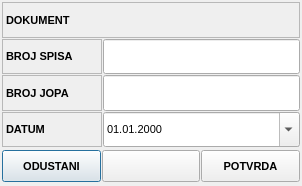
<?xml version="1.0" encoding="UTF-8"?>
<ui version="4.0">
 <class>FrmPrigovorJop</class>
 <widget class="QDialog" name="FrmPrigovorJop">
  <property name="geometry">
   <rect>
    <x>0</x>
    <y>0</y>
    <width>302</width>
    <height>186</height>
   </rect>
  </property>
  <property name="font">
   <font>
    <pointsize>8</pointsize>
   </font>
  </property>
  <property name="windowTitle">
   <string>Prigovor</string>
  </property>
  <property name="windowIcon">
   <iconset resource="../../../resources/DonatForm.qrc">
    <normaloff>:/InDonat/Forms/images/App.ico</normaloff>:/InDonat/Forms/images/App.ico</iconset>
  </property>
  <property name="locale">
   <locale language="Croatian" country="Croatia"/>
  </property>
  <layout class="QVBoxLayout" name="verticalLayout">
   <property name="spacing">
    <number>1</number>
   </property>
   <property name="leftMargin">
    <number>2</number>
   </property>
   <property name="topMargin">
    <number>2</number>
   </property>
   <property name="rightMargin">
    <number>2</number>
   </property>
   <property name="bottomMargin">
    <number>2</number>
   </property>
   <item>
    <widget class="QFrame" name="frame">
     <property name="frameShape">
      <enum>QFrame::NoFrame</enum>
     </property>
     <property name="frameShadow">
      <enum>QFrame::Raised</enum>
     </property>
     <layout class="QHBoxLayout" name="horizontalLayout_2">
      <property name="spacing">
       <number>1</number>
      </property>
      <property name="leftMargin">
       <number>0</number>
      </property>
      <property name="topMargin">
       <number>0</number>
      </property>
      <property name="rightMargin">
       <number>0</number>
      </property>
      <property name="bottomMargin">
       <number>0</number>
      </property>
      <item>
       <widget class="QLabel" name="lblDokumentTitle">
        <property name="sizePolicy">
         <sizepolicy hsizetype="Preferred" vsizetype="Preferred">
          <horstretch>0</horstretch>
          <verstretch>0</verstretch>
         </sizepolicy>
        </property>
        <property name="minimumSize">
         <size>
          <width>125</width>
          <height>32</height>
         </size>
        </property>
        <property name="font">
         <font>
          <weight>75</weight>
          <bold>true</bold>
         </font>
        </property>
        <property name="toolTip">
         <string>Poziv Na Broj</string>
        </property>
        <property name="frameShape">
         <enum>QFrame::StyledPanel</enum>
        </property>
        <property name="text">
         <string>DOKUMENT</string>
        </property>
       </widget>
      </item>
     </layout>
    </widget>
   </item>
   <item>
    <widget class="QFrame" name="frame_2">
     <property name="frameShape">
      <enum>QFrame::NoFrame</enum>
     </property>
     <property name="frameShadow">
      <enum>QFrame::Raised</enum>
     </property>
     <layout class="QHBoxLayout" name="horizontalLayout_3">
      <property name="spacing">
       <number>1</number>
      </property>
      <property name="leftMargin">
       <number>0</number>
      </property>
      <property name="topMargin">
       <number>0</number>
      </property>
      <property name="rightMargin">
       <number>0</number>
      </property>
      <property name="bottomMargin">
       <number>0</number>
      </property>
      <item>
       <widget class="QLabel" name="lblBrojSpisa">
        <property name="sizePolicy">
         <sizepolicy hsizetype="Maximum" vsizetype="Preferred">
          <horstretch>0</horstretch>
          <verstretch>0</verstretch>
         </sizepolicy>
        </property>
        <property name="minimumSize">
         <size>
          <width>100</width>
          <height>32</height>
         </size>
        </property>
        <property name="font">
         <font>
          <weight>75</weight>
          <bold>true</bold>
         </font>
        </property>
        <property name="toolTip">
         <string>Poziv Na Broj</string>
        </property>
        <property name="frameShape">
         <enum>QFrame::StyledPanel</enum>
        </property>
        <property name="text">
         <string>BROJ SPISA</string>
        </property>
       </widget>
      </item>
      <item>
       <widget class="QLineEdit" name="txtBrojSpisa">
        <property name="sizePolicy">
         <sizepolicy hsizetype="Expanding" vsizetype="Preferred">
          <horstretch>0</horstretch>
          <verstretch>0</verstretch>
         </sizepolicy>
        </property>
       </widget>
      </item>
     </layout>
    </widget>
   </item>
   <item>
    <widget class="QFrame" name="frame_3">
     <property name="frameShape">
      <enum>QFrame::NoFrame</enum>
     </property>
     <property name="frameShadow">
      <enum>QFrame::Raised</enum>
     </property>
     <layout class="QHBoxLayout" name="horizontalLayout_4">
      <property name="spacing">
       <number>1</number>
      </property>
      <property name="leftMargin">
       <number>0</number>
      </property>
      <property name="topMargin">
       <number>0</number>
      </property>
      <property name="rightMargin">
       <number>0</number>
      </property>
      <property name="bottomMargin">
       <number>0</number>
      </property>
      <item>
       <widget class="QLabel" name="lblBrojJopa">
        <property name="sizePolicy">
         <sizepolicy hsizetype="Maximum" vsizetype="Preferred">
          <horstretch>0</horstretch>
          <verstretch>0</verstretch>
         </sizepolicy>
        </property>
        <property name="minimumSize">
         <size>
          <width>100</width>
          <height>32</height>
         </size>
        </property>
        <property name="font">
         <font>
          <weight>75</weight>
          <bold>true</bold>
         </font>
        </property>
        <property name="toolTip">
         <string>Poziv Na Broj</string>
        </property>
        <property name="frameShape">
         <enum>QFrame::StyledPanel</enum>
        </property>
        <property name="text">
         <string>BROJ JOPA</string>
        </property>
       </widget>
      </item>
      <item>
       <widget class="QLineEdit" name="txtBrojJopa">
        <property name="sizePolicy">
         <sizepolicy hsizetype="Expanding" vsizetype="Preferred">
          <horstretch>0</horstretch>
          <verstretch>0</verstretch>
         </sizepolicy>
        </property>
       </widget>
      </item>
     </layout>
    </widget>
   </item>
   <item>
    <widget class="QFrame" name="frame_4">
     <property name="frameShape">
      <enum>QFrame::NoFrame</enum>
     </property>
     <property name="frameShadow">
      <enum>QFrame::Raised</enum>
     </property>
     <layout class="QHBoxLayout" name="horizontalLayout_5">
      <property name="spacing">
       <number>1</number>
      </property>
      <property name="leftMargin">
       <number>0</number>
      </property>
      <property name="topMargin">
       <number>0</number>
      </property>
      <property name="rightMargin">
       <number>0</number>
      </property>
      <property name="bottomMargin">
       <number>0</number>
      </property>
      <item>
       <widget class="QLabel" name="lblDatumTitle">
        <property name="sizePolicy">
         <sizepolicy hsizetype="Maximum" vsizetype="Preferred">
          <horstretch>0</horstretch>
          <verstretch>0</verstretch>
         </sizepolicy>
        </property>
        <property name="minimumSize">
         <size>
          <width>100</width>
          <height>32</height>
         </size>
        </property>
        <property name="font">
         <font>
          <weight>75</weight>
          <bold>true</bold>
         </font>
        </property>
        <property name="toolTip">
         <string>Poziv Na Broj</string>
        </property>
        <property name="frameShape">
         <enum>QFrame::StyledPanel</enum>
        </property>
        <property name="text">
         <string>DATUM</string>
        </property>
       </widget>
      </item>
      <item>
       <widget class="QDateEdit" name="dateOd">
        <property name="sizePolicy">
         <sizepolicy hsizetype="Expanding" vsizetype="Preferred">
          <horstretch>0</horstretch>
          <verstretch>0</verstretch>
         </sizepolicy>
        </property>
        <property name="minimumSize">
         <size>
          <width>0</width>
          <height>0</height>
         </size>
        </property>
        <property name="maximumSize">
         <size>
          <width>16777215</width>
          <height>16777215</height>
         </size>
        </property>
        <property name="displayFormat">
         <string>dd.MM.yyyy</string>
        </property>
        <property name="calendarPopup">
         <bool>true</bool>
        </property>
       </widget>
      </item>
     </layout>
    </widget>
   </item>
   <item>
    <widget class="QFrame" name="frame_5">
     <property name="frameShape">
      <enum>QFrame::NoFrame</enum>
     </property>
     <property name="frameShadow">
      <enum>QFrame::Raised</enum>
     </property>
     <layout class="QHBoxLayout" name="horizontalLayout">
      <property name="spacing">
       <number>1</number>
      </property>
      <property name="leftMargin">
       <number>0</number>
      </property>
      <property name="topMargin">
       <number>0</number>
      </property>
      <property name="rightMargin">
       <number>0</number>
      </property>
      <property name="bottomMargin">
       <number>0</number>
      </property>
      <item>
       <widget class="QPushButton" name="btnOdustani">
        <property name="minimumSize">
         <size>
          <width>0</width>
          <height>32</height>
         </size>
        </property>
        <property name="font">
         <font>
          <weight>75</weight>
          <bold>true</bold>
         </font>
        </property>
        <property name="cursor">
         <cursorShape>PointingHandCursor</cursorShape>
        </property>
        <property name="text">
         <string>ODUSTANI</string>
        </property>
        <property name="icon">
         <iconset resource="../../../resources/DonatForm.qrc">
          <normaloff>:/InDonat/Forms/images/CLOSE.GIF</normaloff>:/InDonat/Forms/images/CLOSE.GIF</iconset>
        </property>
       </widget>
      </item>
      <item>
       <widget class="QPushButton" name="pushButton_2">
        <property name="minimumSize">
         <size>
          <width>0</width>
          <height>32</height>
         </size>
        </property>
        <property name="font">
         <font>
          <weight>75</weight>
          <bold>true</bold>
         </font>
        </property>
        <property name="cursor">
         <cursorShape>PointingHandCursor</cursorShape>
        </property>
       </widget>
      </item>
      <item>
       <widget class="QPushButton" name="btnPotvrda">
        <property name="minimumSize">
         <size>
          <width>0</width>
          <height>32</height>
         </size>
        </property>
        <property name="font">
         <font>
          <weight>75</weight>
          <bold>true</bold>
         </font>
        </property>
        <property name="cursor">
         <cursorShape>PointingHandCursor</cursorShape>
        </property>
        <property name="text">
         <string>POTVRDA</string>
        </property>
        <property name="icon">
         <iconset resource="../../../resources/DonatForm.qrc">
          <normaloff>:/InDonat/Forms/images/OK.gif</normaloff>:/InDonat/Forms/images/OK.gif</iconset>
        </property>
       </widget>
      </item>
     </layout>
    </widget>
   </item>
  </layout>
 </widget>
 <resources>
  <include location="../../../resources/DonatForm.qrc"/>
 </resources>
 <connections>
  <connection>
   <sender>btnOdustani</sender>
   <signal>clicked()</signal>
   <receiver>FrmPrigovorJop</receiver>
   <slot>close()</slot>
   <hints>
    <hint type="sourcelabel">
     <x>47</x>
     <y>165</y>
    </hint>
    <hint type="destinationlabel">
     <x>117</x>
     <y>92</y>
    </hint>
   </hints>
  </connection>
 </connections>
</ui>
